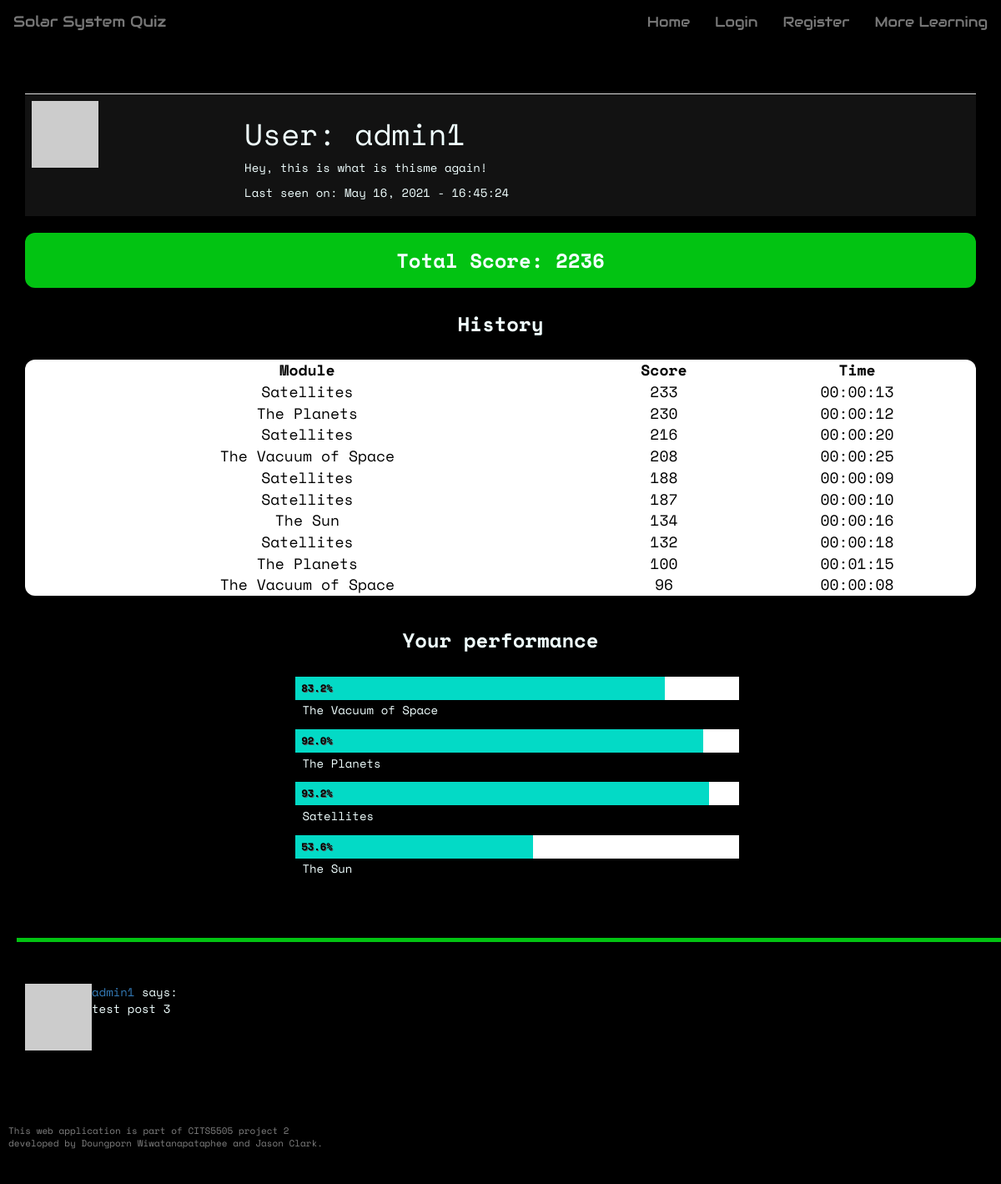
Screenshot of /user/admin1 with the database file from the repository.
### app/models.py (models this page shows, shortened)
class User(UserMixin, db.Model):
    __tablename__ = 'user_table'
    id = db.Column(db.Integer, primary_key=True)
    username = db.Column(db.String(64), index=True, unique=True)
    user_type = db.Column(db.String(64))
    email = db.Column(db.String(120), index=True, unique=True)
    password_hash = db.Column(db.String(128))
    posts = db.relationship('Post', backref='author', lazy='dynamic')
    about_me = db.Column(db.String(140))
    last_seen = db.Column(db.DateTime, default=datetime.utcnow)
    score_child = db.relationship("Score", backref = 'user_parent')
    quiz_unlocked = db.Column(db.Integer, default=0)
    def avatar(self, size):
      digest = md5(self.email.lower().encode('utf-8')).hexdigest()
      return 'https://www.gravatar.com/avatar/{}?d=identicon&s={}'.format(digest, size)

class Score(db.Model):
    __tablename__ = 'score'
    id = db.Column(db.Integer, primary_key = True)
    user_id = db.Column(db.Integer, db.ForeignKey('user_table.id'))
    questionset_id = db.Column(db.Integer, db.ForeignKey('questionset.id'))
    score = db.Column(db.Integer)
    time_taken = db.Column(db.Time)

class QuestionSet(db.Model):
    __tablename__ = 'questionset'
    id = db.Column(db.Integer, primary_key = True)
    name = db.Column(db.String(64))
    module = db.Column(db.String(64))
    number_of_questions = db.Column(db.Integer)
    child = db.relationship("CurrentQuestion")
    score_child = db.relationship('Score', backref= 'questionset_parent')

class Post(db.Model):
    id = db.Column(db.Integer, primary_key=True)
    user_id = db.Column(db.Integer, db.ForeignKey('user_table.id')) #user.id
    body = db.Column(db.String(140))
    timestamp = db.Column(db.DateTime, index=True, default=datetime.utcnow)
    page = db.Column(db.String)
    upvotes = db.Column(db.Integer, default=0)
    downvotes = db.Column(db.Integer, default=0)

### app/routes.py (the view)
@app.route('/user/<username>', methods = ['GET','POST'])
def user_profile(username):
    user = User.query.filter_by(username=username).first_or_404()
    page = request.args.get('page', 1, type=int)
    posts = user.posts.paginate(
      page, 5, False)
    next_url = url_for('user_profile', username=username, page=posts.next_num) \
      if posts.has_next else None
    prev_url = url_for('user_profile', username=username, page=posts.prev_num) \
      if posts.has_prev else None
    score_dict = [] # initialise module score dictionary
    total = 0       # initialise total score as zero
    user_scores = Score.query.filter_by(user_id=user.id).all()
    vacuum_top = Score.query.filter_by(user_id=user.id, questionset_id=2).order_by(Score.score.desc())[0]
    planet_top = Score.query.filter_by(user_id=user.id, questionset_id=3).order_by(Score.score.desc())[0]
    satellite_top = Score.query.filter_by(user_id=user.id, questionset_id=4).order_by(Score.score.desc())[0]
    sun_top = Score.query.filter_by(user_id=user.id, questionset_id=5).order_by(Score.score.desc())[0]
    for score in user_scores:
        score_dict.append({'module': score.questionset_id}) # append scores for each learning module
        total += score.score    # add total score
        scoreSorted = Score.query.filter_by(user_id=user.id).order_by(Score.score.desc()).all()
    return render_template('user_profile.html', user=user, score=total, posts=posts.items,
    scoreSorted = scoreSorted, next_url=next_url, prev_url=prev_url, vacuum_top=vacuum_top, planet_top=planet_top,
    satellite_top=satellite_top, sun_top=sun_top)

### app/routes.py (called while the page is built)
@app.before_request
def before_request():
    from_zone = tz.tzutc()
    to_zone = tz.tzlocal()
    utc = datetime.utcnow()
    utc = utc.replace(tzinfo=from_zone)
    central = utc.astimezone(to_zone)   # convert to local timezone
    if current_user.is_authenticated:
        current_user.last_seen = central
        db.session.commit()

### app/templates/user_profile.html (shortened to what this page needs)
{% extends 'base.html' %}
{% block body %}
<div class="container">
<table class="table user-table">
    <tr valign="top">
        <td><img src="{{ user.avatar(128) }}"></td>
        <td>
            <h1>User: {{ user.username }}</h1>
            {% if user.about_me %}<p>{{ user.about_me }}</p>{% endif %}
            {% if user.last_seen %}<p>Last seen on: {{ user.last_seen.strftime('%B %d, %Y - %H:%M:%S') }}</p>{% endif %}
        </td>
    </tr>
</table>
</div>
<div class="container">
    <h2 class="result-score">Total Score: {{ score }}</h2>
    <h2 class="history-bar">History</h2>
    <table class="result-table">
        <thead>
            <tr>
                <th>Module</th>
                <th>Score</th>
                <th>Time</th>
            </tr>
        </thead>
        <tbody>
        {% for score in scoreSorted %}
        {%  if loop.index <= 10  %}
            <tr>
                <td>{{ score.questionset_parent.name }}</td>
                <td>{{ score.score }}</td>
                <td>{{ score.time_taken }}</td>
            </tr>
        {% endif %}
        {% endfor %}
        </tbody>
    </table>
    <br>
</div>
<div class="container chart-container">
    <h2 class="history-bar">Your performance</h2>
    <ul class="horizontal-bar-chart">
      <li>
        <span class="index" style="width: calc( {{ vacuum_top.score }}/250 * 100%)">{{ vacuum_top.score / 250 * 100 }}%</span>
      </li>
        <p>{{ vacuum_top.questionset_parent.name }}</p>
      <li>
        <span class="index" style="width: calc( {{ planet_top.score }}/250 * 100%)">{{ planet_top.score / 250 * 100 }}%</span>
      </li>
      <p>{{ planet_top.questionset_parent.name }}</p>
      <li>
        <span class="index" style="width: calc( {{ satellite_top.score }}/250 * 100%)">{{ satellite_top.score / 250 * 100 }}%</span>
      </li>
      <p>{{ satellite_top.questionset_parent.name }}</p>
      <li>
        <span class="index" style="width: calc( {{ sun_top.score }}/250 * 100%)">{{ sun_top.score /250 * 100 }}%</span>
      </li>
      <p>{{ sun_top.questionset_parent.name }}</p>
    </ul>
</div>
<hr class="divider" />
<div class="container">
  {% for post in posts %}
  {% include '_post.html'%}
  {% endfor %}
</div>
{% endblock %}

### app/templates/_post.html (shortened to what this page needs)
<table>
  <tr valign="top">
    <td><img src="{{ post.author.avatar(36) }}"></td>
    <td>
      <a href="{{ url_for('user_profile', username=post.author.username) }}">
        {{ post.author.username }}
      </a>
      says:<br>{{ post.body }}
    </td>
  </tr>
</table>

### app/static/css/theme.css (style rules this page uses)
* { box-sizing: border-box; }
body { font-family: 'Space Mono', monospace; background-color: black; color: azure; padding-bottom: 60px; margin-bottom: 100px; }
html { scroll-behavior: smooth; }
.result-score { background-color: #03da15e5; border-radius: 12px; padding: 20px; text-align: center; font-weight: bold; font-size: 24px; margin-top: 0; }
.result-table { width: 100%; font-size: 18px; padding: 20px; border-collapse: collapse; border-spacing: 10px; text-align: center; background-color: #ffffff; color: black; border-radius: 12px; }
.result-table th { text-align: center; }
.user-table { background-color: #121212; }
.history-bar { padding: 20px; text-align: center; font-weight: bold; font-size: 24px; margin-top: 0; }
.chart-container { margin: 0 auto; max-width: 600px; min-width: 320px; padding: 0 1em; }
.horizontal-bar-chart { float: left; width: 100%; }
.horizontal-bar-chart li { position: relative; display: block; height: 2em; margin-bottom: .2em; background: #ffffff; }
.horizontal-bar-chart p { position: relative; display: block; _zoom: 1; margin: 0 0 .9em 0; text-indent: .6em; }
.horizontal-bar-chart .index { display: block; position: absolute; top: 0; left: 0; height: 100%; text-indent: .6em; font-size: 0.875em; font-weight: bold; color: black; background: #03dac6; line-height: 2.2em; text-shadow: 1px 1px 0px #595959; }
hr.divider { background: #03da15e5; border: 0; height: 5px; margin-top: 50px; margin-bottom: 50px; margin-left: 2rem; width: 100%; }

### rows the page displays
User: username "admin1", about_me "Hey, this is what is thisme again!", last_seen "May 16, 2021 - 16:45:24"
Score: questionset_parent.name "Satellites", score "233", time_taken "00:00:13", satellite_top.score/250*100 "93.2"
Score: questionset_parent.name "The Planets", score "230", time_taken "00:00:12", planet_top.score/250*100 "92.0"
Score: questionset_parent.name "Satellites", score "216", time_taken "00:00:20"
Score: questionset_parent.name "The Vacuum of Space", score "208", time_taken "00:00:25", vacuum_top.score/250*100 "83.2"
Score: questionset_parent.name "Satellites", score "188", time_taken "00:00:09"
Score: questionset_parent.name "Satellites", score "187", time_taken "00:00:10"
Score: questionset_parent.name "The Sun", score "134", time_taken "00:00:16", sun_top.score/250*100 "53.6"
Score: questionset_parent.name "Satellites", score "132", time_taken "00:00:18"
Score: questionset_parent.name "The Planets", score "100", time_taken "00:01:15"
Score: questionset_parent.name "The Vacuum of Space", score "96", time_taken "00:00:08"
QuestionSet: questionset_parent.name "The Vacuum of Space"
QuestionSet: questionset_parent.name "The Planets"
QuestionSet: questionset_parent.name "Satellites"
QuestionSet: questionset_parent.name "The Sun"
Post: author.username "admin1", body "test post 3"

### other values shown
{{ score }} "2236"
